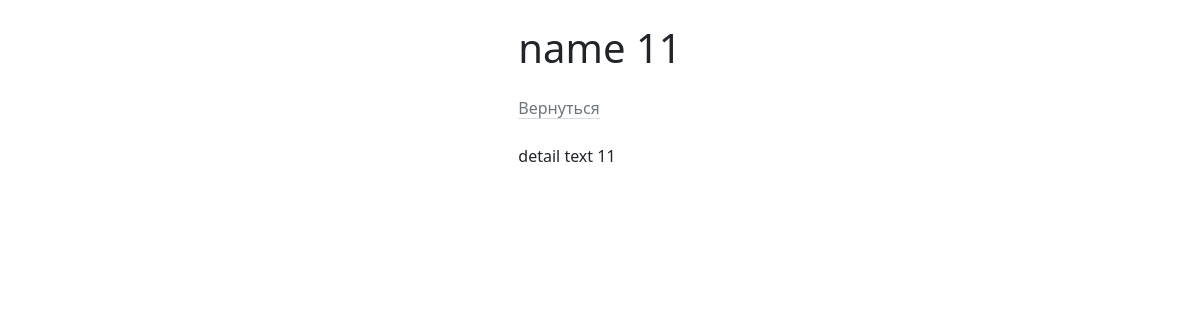
The page /news/show?id=11 on the database as committed earlier.
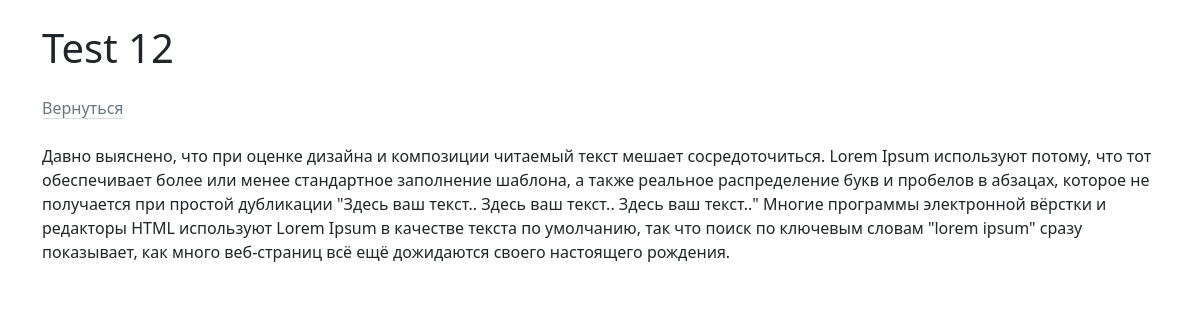
The same page on the database as committed later.
### tables this page shows
CREATE TABLE news (
    id INTEGER PRIMARY KEY AUTOINCREMENT,
    name TEXT,
    preview TEXT,
    detail TEXT
);

### kernel/View/View.php (called while the page is built, shortened)
<?php
class View
{
    public function show(string $name, array $data = []): void
    {
        $viewPath = APP_PATH."/views/$name.php";
        extract($data);
        include_once $viewPath;
    }
}

### kernel/Controller/Controller.php (called while the page is built, shortened)
<?php
abstract class Controller
{
    private View $view;
    private Request $request;
    private Database $database;
    public function setView(View $view): void
    {
        $this->view = $view;
    }
    public function view(string $name, array $data = []): void
    {
        $this->view->show($name, $data);
    }
    public function setRequest(Request $request): void
    {
        $this->request = $request;
    }
    public function request(): Request
    {
        return $this->request;
    }
    public function setDatabase(Database $database): void
    {
        $this->database = $database;
    }
    public function db(): Database
    {
        return $this->database;
    }
}

### src/Controllers/NewsController.php (called while the page is built, shortened)
<?php
class NewsController extends Controller
{
    public function show(): void
    {
        $news = $this->db()->find('news', $this->request()->input('id'));
        $this->view('detail', [
            'news' => $news,
        ]);
    }
}

### kernel/App.php (called while the page is built, shortened)
<?php
class App
{
    private Container $container;
    public function __construct()
    {
        $this->container = new Container();
    }
    public function init(): void
    {
        $this->container->router->dispatch(
            $this->container->request->uri(),
            $this->container->request->method()
        );
    }
}

### public/index.php (called while the page is built, shortened)
<?php
$app = new App();
$app->init();

### kernel/Http/Request.php (called while the page is built, shortened)
<?php
class Request
{
    public function input(string $key, $default = null): mixed
    {
        return $this->post[$key] ?? $this->get[$key] ?? $default;
    }
}

### kernel/Database/Database.php (called while the page is built, shortened)
<?php
class Database
{
    private \PDO $pdo;
    private function connect()
    {
        $path = $this->config->get('DB_PATH');
        try {
            $this->pdo = new \PDO("sqlite:" . $path);
        } catch (\PDOException $exception) {
            exit($exception->getMessage());
        }
    }
    public function find(string $table, int $id)
    {
        $result = [];
        $sql = "SELECT * FROM $table WHERE id = ? LIMIT 1";
        $stmt = $this->pdo->prepare($sql);
        try {
            $stmt->execute([$id]);
        } catch (\PDOException $exception) {
            return false;
        }
        while ($row = $stmt->fetch(\PDO::FETCH_ASSOC)) {
            $result = [
                'id' => $row['id'],
                'name' => $row['name'],
                'preview' => $row['preview'],
                'detail' => $row['detail'],
            ];
        }
        return $result;
    }
}

### config/config.php (called while the page is built)
<?php
return [
    'DB_PATH' => APP_PATH . '\db.sqlite',
];

### kernel/Config/Config.php (called while the page is built, shortened)
<?php
class Config
{
    public function get(string $key, $default = null): mixed
    {
        $config = require APP_PATH."/config/config.php";
        return $config[$key] ?? $default;
    }
}

### views/detail.php (the view)
<?php include_once 'includes/header.php'
?>
<div>
    <h1 class="title mt-4 mb-4"><?= $news['name'] ?></h1>
    <a class="link-secondary link-offset-2 link-underline-opacity-25 link-underline-opacity-100-hover" href="/news/">Вернуться</a>
    <div class="mt-4">
        <p>
           <?= $news['detail'] ?>
        </p>
    </div>
</div>
<?php include_once 'includes/footer.php'?>

Rows that differ between the two databases and show on the page:
changed news: name "name 11" → "Test 12"; detail "detail text 11" → "Давно выяснено, что при оценке дизайна и композиции читаемый текст мешает сосредоточиться. Lorem Ipsum используют потому, что тот обеспечивает более или менее стандартное заполнение шаблона, а также реальное распределение букв и пробелов в абзацах, которое не получается при простой дубликации \"Здесь ваш текст.. Здесь ваш текст.. Здесь ваш текст..\" Многие программы электронной вёрстки и редакторы HTML используют Lorem Ipsum в качестве текста по умолчанию, так что поиск по ключевым словам \"lorem ipsum\" сразу показывает, как много веб-страниц всё ещё дожидаются своего настоящего рождения."
